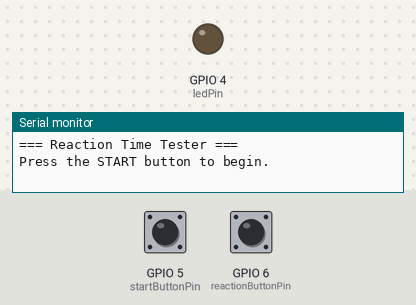
This sketch was run on a simulated ESP32-S3. Shown: output pins drawn as LEDs (lit = HIGH), the last lines printed to the serial monitor. Inputs (shaded band) come from the test bench; at power-on: GPIO 5 (startButtonPin) HIGH, GPIO 6 (reactionButtonPin) HIGH. Random numbers use the default seed unless the sketch sets one.

Above: at 1.2 s.
1.3 s: GPIO 5 (startButtonPin) pulled LOW for 0.15 s
At 4.26 s:
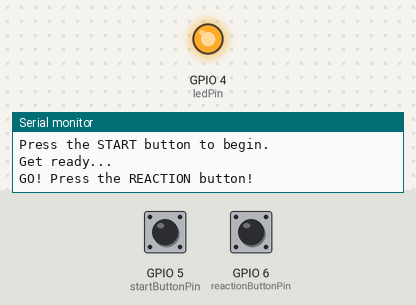
4.4 s: GPIO 6 (reactionButtonPin) pulled LOW for 0.15 s
At 5.6 s:
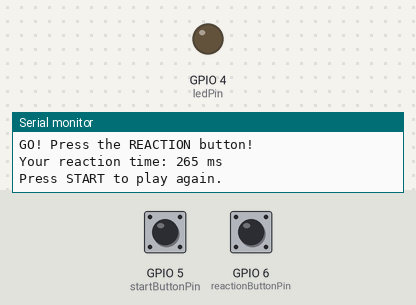
6.0 s: GPIO 5 (startButtonPin) pulled LOW for 1 s
At 8.5 s:
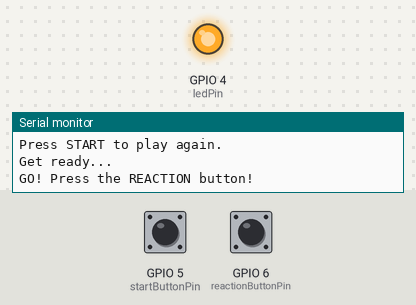
9.5 s: GPIO 6 (reactionButtonPin) pulled LOW for 1 s
At 10.9 s:
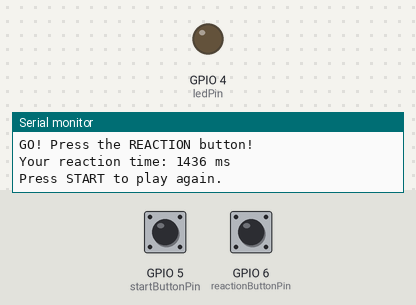
12.0 s: GPIO 5 (startButtonPin) driven LOW and GPIO 6 (reactionButtonPin) driven LOW
Timing chart, 0 to 14.7 s (numbered marks = the images above; inputs shaded):
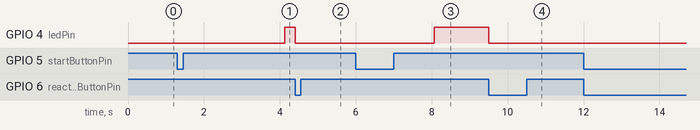

The sketch:

sketch.ino
```cpp
// ESP32-S3 Reaction Time Tester
// Wokwi version
// LED: GPIO 4
// Start Button: GPIO 5
// Reaction Button: GPIO 6

const int ledPin = 4;
const int startButtonPin = 5;
const int reactionButtonPin = 6;

unsigned long lightOnTime = 0;
unsigned long reactionTime = 0;

void setup() {
  Serial.begin(115200);

  pinMode(ledPin, OUTPUT);

  // INPUT_PULLUP means:
  // not pressed = HIGH
  // pressed = LOW
  pinMode(startButtonPin, INPUT_PULLUP);
  pinMode(reactionButtonPin, INPUT_PULLUP);

  digitalWrite(ledPin, LOW);

  randomSeed(micros());

  Serial.println("=== Reaction Time Tester ===");
  Serial.println("Press the START button to begin.");
}

void loop() {
  // Wait until the Start Button is pressed
  if (digitalRead(startButtonPin) == LOW) {
    delay(200); // Simple debounce

    Serial.println();
    Serial.println("Get ready...");
    digitalWrite(ledPin, LOW);

    // Random waiting time from 1 to 5 seconds
    int randomDelay = random(1000, 5001);

    unsigned long waitStart = millis();

    // During the waiting period, check if the player presses too early
    while (millis() - waitStart < randomDelay) {
      if (digitalRead(reactionButtonPin) == LOW) {
        Serial.println("Too early! You pressed before the light turned on.");
        Serial.println("Press START to try again.");

        // Wait until the player releases the button
        while (digitalRead(reactionButtonPin) == LOW) {
          delay(10);
        }

        return;
      }
    }

    // Turn on LED and start timing
    digitalWrite(ledPin, HIGH);
    lightOnTime = millis();

    Serial.println("GO! Press the REACTION button!");

    // Wait until Reaction Button is pressed
    while (digitalRead(reactionButtonPin) == HIGH) {
      // Keep waiting
    }

    reactionTime = millis() - lightOnTime;

    digitalWrite(ledPin, LOW);

    Serial.print("Your reaction time: ");
    Serial.print(reactionTime);
    Serial.println(" ms");

    Serial.println("Press START to play again.");

    // Wait until Reaction Button is released
    while (digitalRead(reactionButtonPin) == LOW) {
      delay(10);
    }

    delay(300);
  }
}
```

Measured:
- after the input at 1.3 s, GPIO 4 (ledPin): LOW → HIGH after 2.8 s
- after the input at 4.4 s, GPIO 4 (ledPin): HIGH → LOW at once
- after the input at 6.0 s, GPIO 4 (ledPin): LOW → HIGH after 2.1 s
- after the input at 9.5 s, GPIO 4 (ledPin): HIGH → LOW at once
